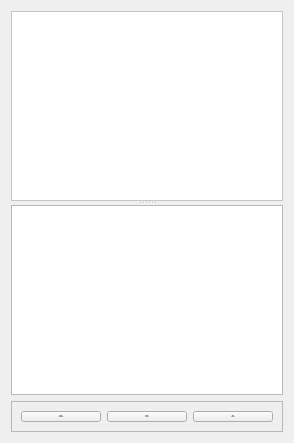
                 <widget class="QWidget" name="per_worm">
                  <attribute name="title">
                   <string>Per worm</string>
                  </attribute>
                  <layout class="QVBoxLayout" name="verticalLayout_8">
                   <item>
                    <widget class="QSplitter" name="worm_check_analysis_splitter">
                     <property name="orientation">
                      <enum>Qt::Vertical</enum>
                     </property>
                     <widget class="QGraphicsView" name="worm_analysis_check">
                      <property name="styleSheet">
                       <string notr="true">background-color: rgb(255, 255, 255);</string>
                      </property>
                     </widget>
                     <widget class="QTableView" name="per_worm_analysistable"/>
                    </widget>
                   </item>
                   <item>
                    <widget class="QFrame" name="frame_per_conditions">
                     <property name="minimumSize">
                      <size>
                       <width>0</width>
                       <height>0</height>
                      </size>
                     </property>
                     <property name="frameShape">
                      <enum>QFrame::StyledPanel</enum>
                     </property>
                     <property name="frameShadow">
                      <enum>QFrame::Raised</enum>
                     </property>
                     <layout class="QHBoxLayout" name="horizontalLayout_5">
                      <item>
                       <widget class="QPushButton" name="display_condtions_btn">
                        <property name="sizePolicy">
                         <sizepolicy hsizetype="Minimum" vsizetype="Minimum">
                          <horstretch>0</horstretch>
                          <verstretch>0</verstretch>
                         </sizepolicy>
                        </property>
                        <property name="font">
                         <font>
                          <pointsize>-1</pointsize>
                         </font>
                        </property>
                        <property name="text">
                         <string>Display
Conditions</string>
                        </property>
                       </widget>
                      </item>
                      <item>
                       <widget class="QPushButton" name="pushBdisplay_worms_btn">
                        <property name="sizePolicy">
                         <sizepolicy hsizetype="Minimum" vsizetype="Minimum">
                          <horstretch>0</horstretch>
                          <verstretch>0</verstretch>
                         </sizepolicy>
                        </property>
                        <property name="font">
                         <font>
                          <pointsize>-1</pointsize>
                         </font>
                        </property>
                        <property name="text">
                         <string>Display
Worms</string>
                        </property>
                       </widget>
                      </item>
                      <item>
                       <widget class="QPushButton" name="open_pop_up_btn">
                        <property name="sizePolicy">
                         <sizepolicy hsizetype="Minimum" vsizetype="Minimum">
                          <horstretch>0</horstretch>
                          <verstretch>0</verstretch>
                         </sizepolicy>
                        </property>
                        <property name="font">
                         <font>
                          <pointsize>-1</pointsize>
                         </font>
                        </property>
                        <property name="text">
                         <string>Open
Pop-up</string>
                        </property>
                       </widget>
                      </item>
                     </layout>
                    </widget>
                   </item>
                  </layout>
                 </widget>
